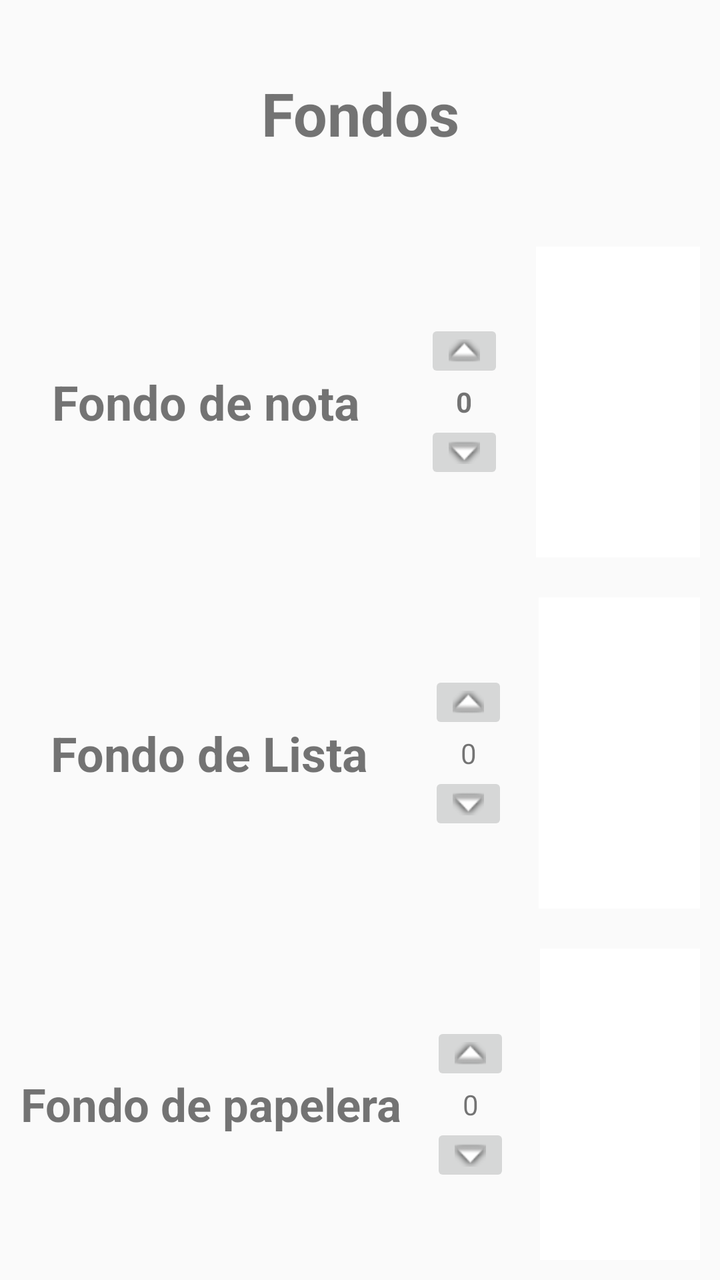
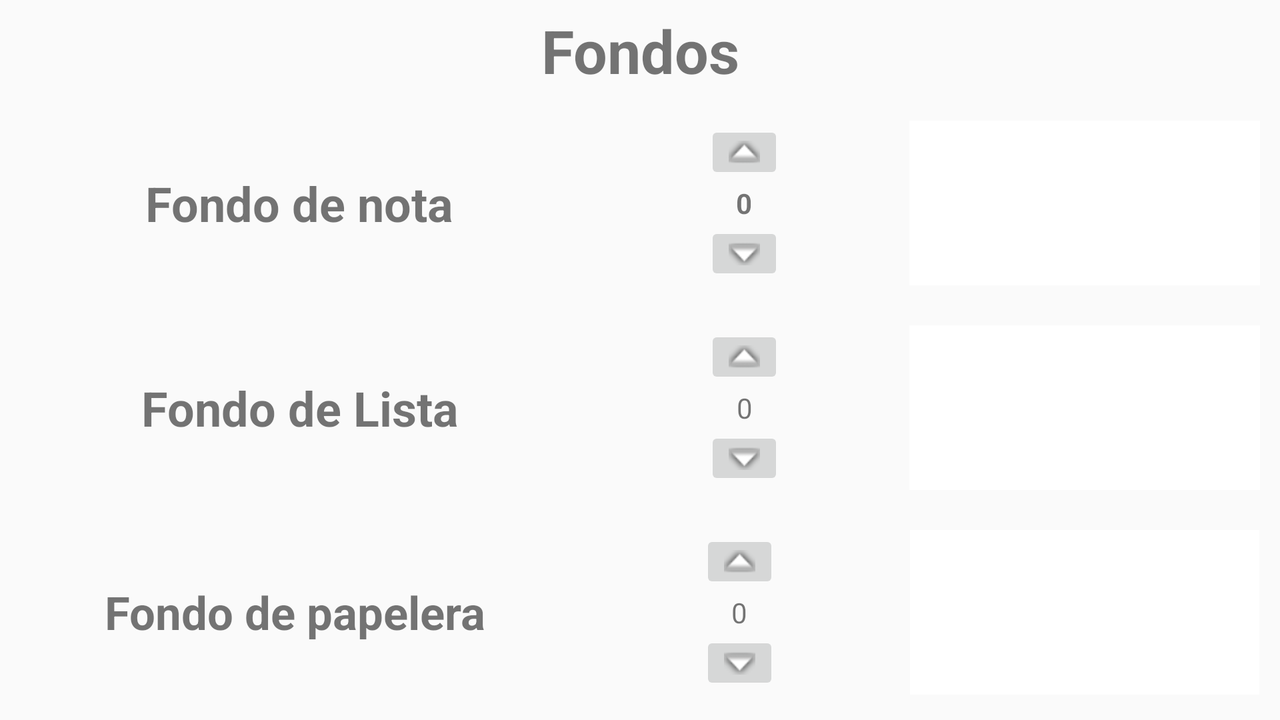

One screen, two layout resources from the same app: the default and the repository's alternative for another configuration. Each is rendered where Android would select it; the XML of both is given below.
<!-- AndroidManifest.xml: application theme JAJ -->
<!-- res/layout/activity_ajustes.xml -->
<?xml version="1.0" encoding="utf-8"?>
<LinearLayout xmlns:android="http://schemas.android.com/apk/res/android"
    xmlns:app="http://schemas.android.com/apk/res-auto"
    android:layout_width="match_parent"
    android:layout_height="match_parent"
    android:orientation="vertical">

    <TextView
        android:text="Fondos"
        android:layout_width="match_parent"
        android:layout_height="wrap_content"
        android:layout_weight="1"
        android:gravity="center_vertical|center_horizontal"
        android:textAlignment="center"
        android:textSize="30sp"
        android:textStyle="normal|bold" />

    <LinearLayout
        android:orientation="horizontal"
        android:layout_width="match_parent"
        android:layout_height="wrap_content"
        android:layout_margin="10dp"
        android:layout_weight="1">

        <TextView
            android:text="Fondo de nota"
            android:layout_width="wrap_content"
            android:layout_height="match_parent"
            android:id="@+id/fondoNota"
            android:layout_weight="1"
            android:textAlignment="center"
            android:textStyle="normal|bold"
            android:textSize="24sp"
            android:gravity="center_vertical" />

        <LinearLayout
            android:orientation="vertical"
            android:layout_width="wrap_content"
            android:layout_height="wrap_content"
            android:layout_weight="1"
            android:layout_gravity="center_vertical">

            <ImageButton
                android:layout_width="wrap_content"
                android:layout_height="wrap_content"
                app:srcCompat="@android:drawable/arrow_up_float"
                android:id="@+id/upNota"
                android:layout_gravity="center_vertical|center_horizontal" />

            <TextView
                android:text="0"
                android:layout_width="match_parent"
                android:layout_height="wrap_content"
                android:id="@+id/numeroColorNota"
                android:textAlignment="center"
                android:textStyle="normal|bold" />

            <ImageButton
                android:layout_width="wrap_content"
                android:layout_height="wrap_content"
                app:srcCompat="@android:drawable/arrow_down_float"
                android:id="@+id/downNota"
                android:layout_gravity="center_vertical|center_horizontal" />
        </LinearLayout>

        <ImageView
            android:layout_width="50dp"
            android:layout_height="match_parent"
            app:srcCompat="@android:color/background_light"
            android:layout_weight="1"
            android:id="@+id/muestraNotas" />
    </LinearLayout>

    <LinearLayout
        android:orientation="horizontal"
        android:layout_width="match_parent"
        android:layout_height="wrap_content"
        android:layout_margin="10dp"
        android:layout_weight="1">

        <TextView
            android:text="Fondo de Lista"
            android:layout_width="wrap_content"
            android:layout_height="match_parent"
            android:id="@+id/fondoLista"
            android:layout_weight="1"
            android:textAlignment="center"
            android:textStyle="normal|bold"
            android:textSize="24sp"
            android:gravity="center_vertical|center_horizontal" />

        <LinearLayout
            android:orientation="vertical"
            android:layout_width="wrap_content"
            android:layout_height="wrap_content"
            android:layout_weight="1"
            android:layout_gravity="center_vertical">

            <ImageButton
                android:layout_width="wrap_content"
                android:layout_height="wrap_content"
                app:srcCompat="@android:drawable/arrow_up_float"
                android:id="@+id/upLista"
                android:layout_gravity="center_vertical|center_horizontal" />

            <TextView
                android:text="0"
                android:layout_width="wrap_content"
                android:layout_height="wrap_content"
                android:id="@+id/numeroColorLista"
                android:layout_gravity="center_vertical|center_horizontal" />

            <ImageButton
                android:layout_width="wrap_content"
                android:layout_height="wrap_content"
                app:srcCompat="@android:drawable/arrow_down_float"
                android:id="@+id/downLista"
                android:layout_gravity="center_vertical|center_horizontal" />
        </LinearLayout>

        <ImageView
            android:layout_width="50dp"
            android:layout_height="match_parent"
            app:srcCompat="@android:color/background_light"
            android:layout_weight="1"
            android:id="@+id/muestraListas" />
    </LinearLayout>

    <LinearLayout
        android:orientation="horizontal"
        android:layout_width="match_parent"
        android:layout_height="wrap_content"
        android:layout_margin="10dp"
        android:layout_weight="1">

        <TextView
            android:text="Fondo de papelera"
            android:layout_width="wrap_content"
            android:layout_height="72dp"
            android:textSize="23sp"
            android:textAlignment="center"
            android:textStyle="normal|bold"
            android:gravity="center_vertical|center_horizontal"
            android:id="@+id/fondoPapelera"
            android:layout_gravity="center_vertical" />

        <LinearLayout
            android:orientation="vertical"
            android:layout_width="wrap_content"
            android:layout_height="wrap_content"
            android:layout_weight="1"
            android:layout_gravity="center_vertical">

            <ImageButton
                android:layout_width="wrap_content"
                android:layout_height="wrap_content"
                app:srcCompat="@android:drawable/arrow_up_float"
                android:id="@+id/upPapelera"
                android:layout_gravity="center_vertical|center_horizontal" />

            <TextView
                android:text="0"
                android:layout_width="wrap_content"
                android:layout_height="wrap_content"
                android:id="@+id/numeroColorPapelera"
                android:layout_gravity="center_vertical|center_horizontal" />

            <ImageButton
                android:layout_width="wrap_content"
                android:layout_height="wrap_content"
                app:srcCompat="@android:drawable/arrow_down_float"
                android:id="@+id/downPapelera"
                android:layout_gravity="center_vertical|center_horizontal" />
        </LinearLayout>

        <ImageView
            android:layout_width="50dp"
            android:layout_height="match_parent"
            app:srcCompat="@android:color/background_light"
            android:layout_weight="1"
            android:id="@+id/muestraPapelera" />
    </LinearLayout>
</LinearLayout>
<!-- resources referenced by this layout -->
<resources>
  <style name="JAJ" parent="AppTheme">
          <item name="colorPrimary">@android:color/holo_green_light</item>
          <item name="colorPrimaryDark">@android:color/holo_green_dark</item>
      </style>
  <style name="AppTheme" parent="Theme.AppCompat.Light.DarkActionBar">
          
          <item name="colorPrimary">@color/colorPrimary</item>
          <item name="colorPrimaryDark">@color/colorPrimaryDark</item>
          <item name="colorAccent">@color/colorAccent</item>
      </style>
  <color name="colorPrimary">#3F51B5</color>
  <color name="colorPrimaryDark">#303F9F</color>
  <color name="colorAccent">#b719ec</color>
</resources>
<!-- res/layout-land/activity_ajustes.xml (the repository's variant of the layout above) -->
<!-- drawn on the phone turned sideways -->
<?xml version="1.0" encoding="utf-8"?>
<LinearLayout xmlns:android="http://schemas.android.com/apk/res/android"
    xmlns:app="http://schemas.android.com/apk/res-auto"
    android:layout_width="match_parent"
    android:layout_height="match_parent"
    android:orientation="vertical">

    <ScrollView
        android:layout_width="match_parent"
        android:layout_height="match_parent">

        <LinearLayout
            android:layout_width="match_parent"
            android:layout_height="wrap_content"
            android:orientation="vertical" >

            <TextView
                android:text="Fondos"
                android:layout_width="match_parent"
                android:layout_height="wrap_content"
                android:gravity="center_vertical|center_horizontal"
                android:textAlignment="center"
                android:textSize="30sp"
                android:textStyle="normal|bold"
                android:layout_margin="5dp" />

            <LinearLayout
                android:orientation="horizontal"
                android:layout_width="match_parent"
                android:layout_height="match_parent"
                android:layout_margin="10dp"
                android:layout_weight="1">

                <TextView
                    android:text="Fondo de nota"
                    android:layout_width="wrap_content"
                    android:layout_height="match_parent"
                    android:id="@+id/fondoNota"
                    android:layout_weight="1"
                    android:textAlignment="center"
                    android:textStyle="normal|bold"
                    android:textSize="24sp"
                    android:gravity="center_vertical" />

                <LinearLayout
                    android:orientation="vertical"
                    android:layout_width="wrap_content"
                    android:layout_height="wrap_content"
                    android:layout_weight="1"
                    android:layout_gravity="center_vertical">

                    <ImageButton
                        android:layout_width="wrap_content"
                        android:layout_height="wrap_content"
                        app:srcCompat="@android:drawable/arrow_up_float"
                        android:id="@+id/upNota"
                        android:layout_gravity="center_vertical|center_horizontal" />

                    <TextView
                        android:text="0"
                        android:layout_width="match_parent"
                        android:layout_height="wrap_content"
                        android:id="@+id/numeroColorNota"
                        android:textAlignment="center"
                        android:textStyle="normal|bold" />

                    <ImageButton
                        android:layout_width="wrap_content"
                        android:layout_height="wrap_content"
                        app:srcCompat="@android:drawable/arrow_down_float"
                        android:id="@+id/downNota"
                        android:layout_gravity="center_vertical|center_horizontal" />
                </LinearLayout>

                <ImageView
                    android:layout_width="50dp"
                    android:layout_height="match_parent"
                    app:srcCompat="@android:color/background_light"
                    android:layout_weight="1"
                    android:id="@+id/muestraNotas" />
            </LinearLayout>

            <LinearLayout
                android:orientation="horizontal"
                android:layout_width="match_parent"
                android:layout_height="match_parent"
                android:layout_margin="10dp"
                android:layout_weight="1">

                <TextView
                    android:text="Fondo de Lista"
                    android:layout_width="wrap_content"
                    android:layout_height="match_parent"
                    android:id="@+id/fondoLista"
                    android:layout_weight="0.97"
                    android:textAlignment="center"
                    android:textStyle="normal|bold"
                    android:textSize="24sp"
                    android:gravity="center_vertical|center_horizontal" />

                <LinearLayout
                    android:orientation="vertical"
                    android:layout_width="wrap_content"
                    android:layout_height="wrap_content"
                    android:layout_weight="1"
                    android:layout_gravity="center_vertical">

                    <ImageButton
                        android:layout_width="wrap_content"
                        android:layout_height="wrap_content"
                        app:srcCompat="@android:drawable/arrow_up_float"
                        android:id="@+id/upLista"
                        android:layout_gravity="center_vertical|center_horizontal" />

                    <TextView
                        android:text="0"
                        android:layout_width="wrap_content"
                        android:layout_height="wrap_content"
                        android:id="@+id/numeroColorLista"
                        android:layout_gravity="center_vertical|center_horizontal" />

                    <ImageButton
                        android:layout_width="wrap_content"
                        android:layout_height="wrap_content"
                        app:srcCompat="@android:drawable/arrow_down_float"
                        android:id="@+id/downLista"
                        android:layout_gravity="center_vertical|center_horizontal" />
                </LinearLayout>

                <ImageView
                    android:layout_width="50dp"
                    android:layout_height="match_parent"
                    app:srcCompat="@android:color/background_light"
                    android:layout_weight="1"
                    android:id="@+id/muestraListas" />
            </LinearLayout>

            <LinearLayout
                android:orientation="horizontal"
                android:layout_width="match_parent"
                android:layout_height="match_parent"
                android:layout_margin="10dp"
                android:layout_weight="1">

                <TextView
                    android:text="Fondo de papelera"
                    android:layout_width="wrap_content"
                    android:layout_height="match_parent"
                    android:textSize="23sp"
                    android:textAlignment="center"
                    android:textStyle="normal|bold"
                    android:gravity="center_vertical|center_horizontal"
                    android:id="@+id/fondoPapelera"
                    android:layout_gravity="center_vertical"
                    android:layout_weight="0.29" />

                <LinearLayout
                    android:orientation="vertical"
                    android:layout_width="wrap_content"
                    android:layout_height="wrap_content"
                    android:layout_weight="0.45"
                    android:layout_gravity="center_vertical">

                    <ImageButton
                        android:layout_width="wrap_content"
                        android:layout_height="wrap_content"
                        app:srcCompat="@android:drawable/arrow_up_float"
                        android:id="@+id/upPapelera"
                        android:layout_gravity="center_vertical|center_horizontal" />

                    <TextView
                        android:text="0"
                        android:layout_width="wrap_content"
                        android:layout_height="wrap_content"
                        android:id="@+id/numeroColorPapelera"
                        android:layout_gravity="center_vertical|center_horizontal" />

                    <ImageButton
                        android:layout_width="wrap_content"
                        android:layout_height="wrap_content"
                        app:srcCompat="@android:drawable/arrow_down_float"
                        android:id="@+id/downPapelera"
                        android:layout_gravity="center_vertical|center_horizontal" />
                </LinearLayout>

                <ImageView
                    android:layout_width="50dp"
                    android:layout_height="match_parent"
                    app:srcCompat="@android:color/background_light"
                    android:layout_weight="0.43"
                    android:id="@+id/muestraPapelera" />
            </LinearLayout>
        </LinearLayout>
    </ScrollView>

</LinearLayout>
